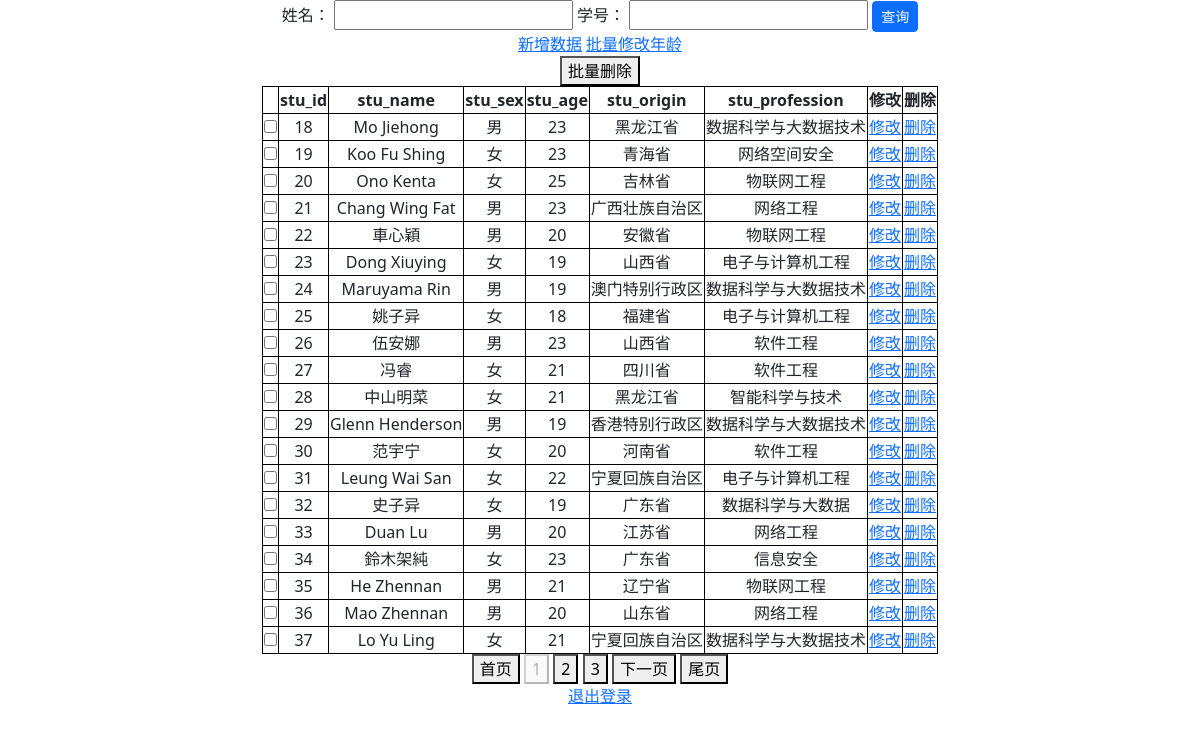
/ (signed in), run on an earlier commit of the app's database.
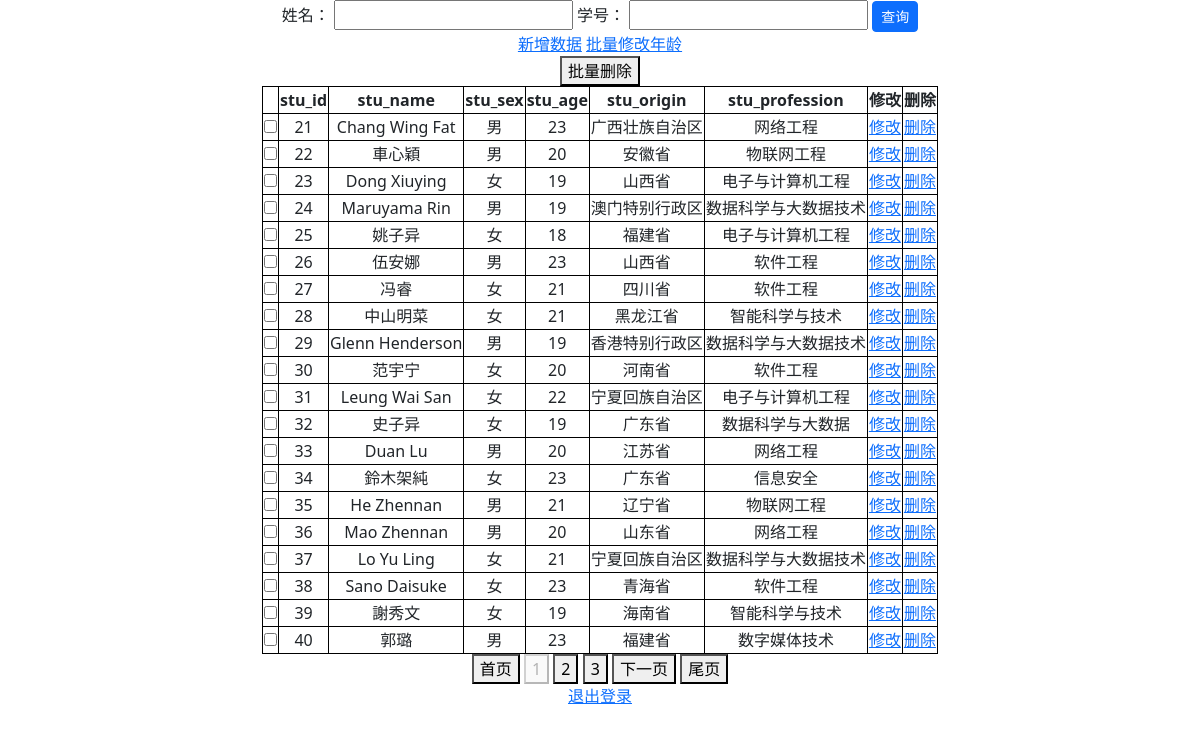
And on a later commit of the database.
### tables this page shows
CREATE TABLE student_info(
stu_id int primary key not null,
stu_name varchar(50) not null,
stu_sex char(2) not null,
stu_age int not null,
stu_origin varchar(50) not null,
stu_profession varchar(50) not null
);

### app.py (the view)
@app.route("/", methods=["GET"])
def index():
    if not checkLogin():
        return redirect(url_for("login"))
    page = request.args.get("page", 1, type=int)
    ids = []
    values = []
    if "id" in request.args:
        ids.append("stu_id")
        stu_id = request.args.get("id", type=int)
        if stu_id != "" or stu_id is not None:
            values.append(stu_id)
    if "name" in request.args:
        ids.append("stu_name")
        stu_name = request.args.get("name", type=str)
        if stu_name != "" or stu_name is not None:
            values.append(stu_name.strip())
    if len(ids) != 0:
        desp, result = db.query2("student_info", ids, values)
    else:
        desp, result = db.selectAll("student_info")
    if len(result) == 0:
        flash("查询结果为空，请检查查询条件", "error")
    results, pagination = paging(result, page, per_page=20)
    return render_template(
        "show.html", results=results, desp=desp, pagination=pagination, page=page
    )

### app.py (called while the page is built)
def checkLogin():
    return True if "username" in session else False

### db/sql_conn.py (called while the page is built)
def close(conn):
    conn.close()

    def open(self):
        conn = sqlite3.connect(self.database)
        return conn

    def selectAll(self, table):
        conn = self.open()
        cur = conn.cursor()
        sql = "select * from %s" % table
        print(sql)
        cur.execute(sql)
        description = []
        for d in cur.description:
            description.append(d[0])
        result = cur.fetchall()
        cur.close()
        close(conn)
        return description, result

### hand_utils/util.py (called while the page is built)
def paging(result, page, per_page):
    pagination = len(result) // per_page
    if len(result) % per_page > 0:
        pagination += 1
    start = (page - 1) * per_page
    end = start + per_page
    results = result[start:end]
    return results, pagination

### templates/show.html (shortened to what this page needs)
<!DOCTYPE html>
<html lang="en">
<head>
    <link href="/static/bootstrap/css/bootstrap.min.css" rel="stylesheet">
    <link href="/static/css/pop-up.css" rel="stylesheet">
    <link href="/static/css/show.css" rel="stylesheet">
</head>
<body>
<center>
    <div id="container">
    <form id="queryForm">
        <label for="name">姓名：</label>
        <input type="text" name="name" id="name"/>
        <label for="id">学号：</label>
        <input type="text" name="id" id="id"/>
        <input type="button" value="查询" class="btn btn-primary btn-sm" onclick="checkBeforeQuery()"/>
    </form>
    <a href="/add">新增数据</a>
    <a href="/updateAge">批量修改年龄</a>
    <br>
    <form id="deleteForm">
        <button type="button" onclick="deleteForm()">批量删除</button>
        <table>
            <tr>
                <td></td>
                {% for d in desp %}
                <td><b>{{ d }}</b></td>
                {% endfor %}
                <td><b>修改</b></td>
                <td><b>删除</b></td>
            </tr>
            {% for item in results %}
            <tr>
                <td>
                    <input type="checkbox" , name="ids" , value="{{ item[0] }}">
                </td>
                {% for v in item %}
                <td>{{ v }}</td>
                {% endfor %}
                <td><a href="/update?id={{ item[0] }}">修改</a></td>
                <td><a href="/delete/{{ item[0] }}">删除</a></td>
            </tr>
            {% endfor %}
        </table>
    </form>
    <div>
        <button onclick="window.location.href='{{ url_for('index', page=1) }}'">首页</button>
        {% for i in range(page-2, page+3) %}
        {% if i > 0 and i <= pagination %} {% if i !=page %}
        <button
                onclick="window.location.href='{{ url_for('index', page=i) }}'">{{ i }}
        </button>
        {% else %}
        <button disabled>{{ i }}</button>
        {% endif %}
        {% endif %}
        {% endfor %}
        {% if page < pagination %}
        <button onclick="window.location.href='{{ url_for('index', page=page+1) }}'">
            下一页
        </button>
        {% endif %}
        <button onclick="window.location.href='{{ url_for('index', page=pagination) }}'">尾页</button>
    </div>
    <a href="/reset">退出登录</a>
</div>
</center>
</body>
</html>

### static/css/show.css (style rules this page uses)
table, tr, td { border: 1px solid black; text-align: center; }

What changed in the data, as far as the page shows it:
removed student_info: item "18" "男" "23", stu_name "Mo Jiehong", stu_origin "黑龙江省", stu_profession "数据科学与大数据技术"
removed student_info: item "19" "女" "23", stu_name "Koo Fu Shing", stu_origin "青海省", stu_profession "网络空间安全"
removed student_info: item "20" "女" "25", stu_name "Ono Kenta", stu_origin "吉林省", stu_profession "物联网工程"
now on this page (row unchanged): student_info: item "38" "女" "23", stu_name "Sano Daisuke", stu_origin "青海省", stu_profession "软件工程"
now on this page (row unchanged): student_info: item "39" "女" "19", stu_name "謝秀文", stu_origin "海南省", stu_profession "智能科学与技术"
now on this page (row unchanged): student_info: item "40" "男" "23", stu_name "郭璐", stu_origin "福建省", stu_profession "数字媒体技术"
